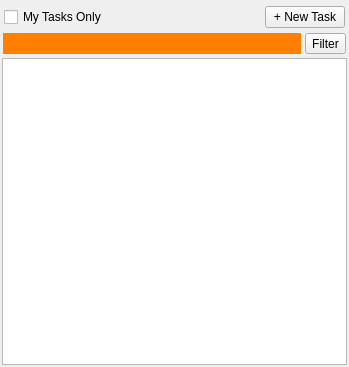
<?xml version="1.0" encoding="UTF-8"?>
<ui version="4.0">
 <class>EntityTreeForm</class>
 <widget class="QWidget" name="EntityTreeForm">
  <property name="geometry">
   <rect>
    <x>0</x>
    <y>0</y>
    <width>349</width>
    <height>367</height>
   </rect>
  </property>
  <property name="windowTitle">
   <string>Form</string>
  </property>
  <layout class="QVBoxLayout" name="verticalLayout" stretch="0,0,1">
   <property name="spacing">
    <number>4</number>
   </property>
   <property name="leftMargin">
    <number>2</number>
   </property>
   <property name="topMargin">
    <number>6</number>
   </property>
   <property name="rightMargin">
    <number>2</number>
   </property>
   <property name="bottomMargin">
    <number>2</number>
   </property>
   <item>
    <layout class="QHBoxLayout" name="horizontalLayout">
     <property name="leftMargin">
      <number>2</number>
     </property>
     <property name="rightMargin">
      <number>2</number>
     </property>
     <property name="bottomMargin">
      <number>1</number>
     </property>
     <item>
      <widget class="QCheckBox" name="my_tasks_cb">
       <property name="text">
        <string>My Tasks Only</string>
       </property>
      </widget>
     </item>
     <item>
      <spacer name="horizontalSpacer">
       <property name="orientation">
        <enum>Qt::Horizontal</enum>
       </property>
       <property name="sizeHint" stdset="0">
        <size>
         <width>40</width>
         <height>20</height>
        </size>
       </property>
      </spacer>
     </item>
     <item>
      <widget class="QPushButton" name="new_task_btn">
       <property name="text">
        <string>+ New Task</string>
       </property>
      </widget>
     </item>
    </layout>
   </item>
   <item>
    <layout class="QHBoxLayout" name="horizontalLayout_2">
     <property name="leftMargin">
      <number>1</number>
     </property>
     <property name="rightMargin">
      <number>1</number>
     </property>
     <item>
      <widget class="SearchWidget" name="search_ctrl" native="true">
       <property name="minimumSize">
        <size>
         <width>0</width>
         <height>20</height>
        </size>
       </property>
       <property name="accessibleName">
        <string>Search Entity</string>
       </property>
       <property name="styleSheet">
        <string notr="true">#search_ctrl {
background-color: rgb(255, 128, 0);
}</string>
       </property>
      </widget>
     </item>
     <item>
      <widget class="FilterMenuButton" name="filter_menu_btn">
       <property name="text">
        <string>Filter</string>
       </property>
      </widget>
     </item>
    </layout>
   </item>
   <item>
    <widget class="QTreeView" name="entity_tree">
     <property name="styleSheet">
      <string notr="true">QTreeView::item {
padding: 2px;
}

QTreeView::branch:has-children:!has-siblings:closed,
QTreeView::branch:closed:has-children:has-siblings  {
        border-image: none;
		image: url(:/tk-multi-workfiles2/tree_arrow_collapsed.png);
}

QTreeView::branch:open:has-children:!has-siblings,
QTreeView::branch:open:has-children:has-siblings   {
        border-image: none;
		image: url(:/tk-multi-workfiles2/tree_arrow_expanded.png);
}</string>
     </property>
     <property name="editTriggers">
      <set>QAbstractItemView::NoEditTriggers</set>
     </property>
     <property name="showDropIndicator" stdset="0">
      <bool>false</bool>
     </property>
     <property name="iconSize">
      <size>
       <width>20</width>
       <height>20</height>
      </size>
     </property>
     <attribute name="headerVisible">
      <bool>false</bool>
     </attribute>
    </widget>
   </item>
  </layout>
 </widget>
 <customwidgets>
  <customwidget>
   <class>SearchWidget</class>
   <extends>QWidget</extends>
   <header>..framework_qtwidgets</header>
   <container>1</container>
  </customwidget>
  <customwidget>
   <class>FilterMenuButton</class>
   <extends>QToolButton</extends>
   <header>..framework_qtwidgets</header>
  </customwidget>
 </customwidgets>
 <resources>
  <include location="resources.qrc"/>
 </resources>
 <connections/>
</ui>
